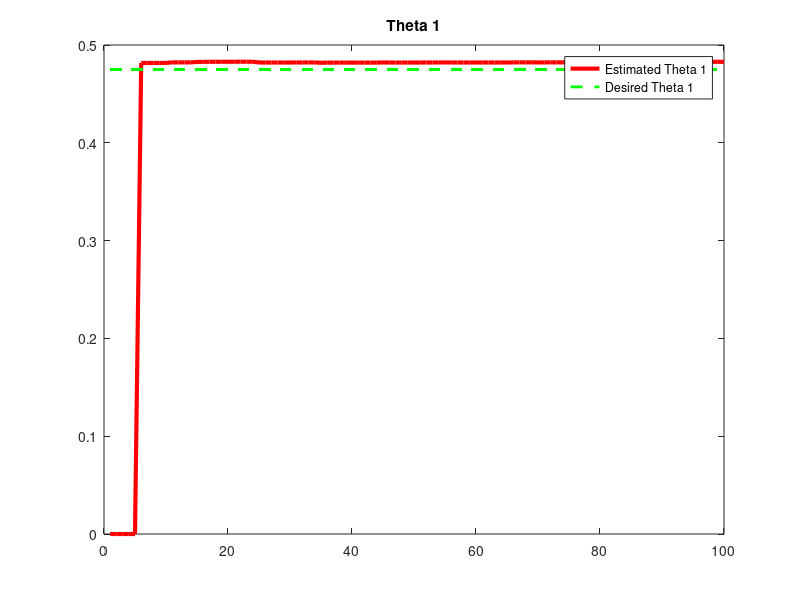
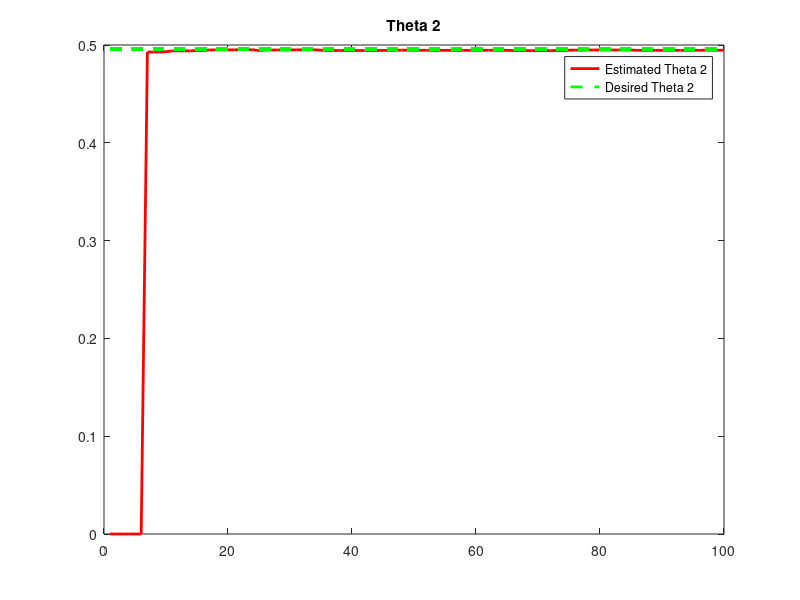
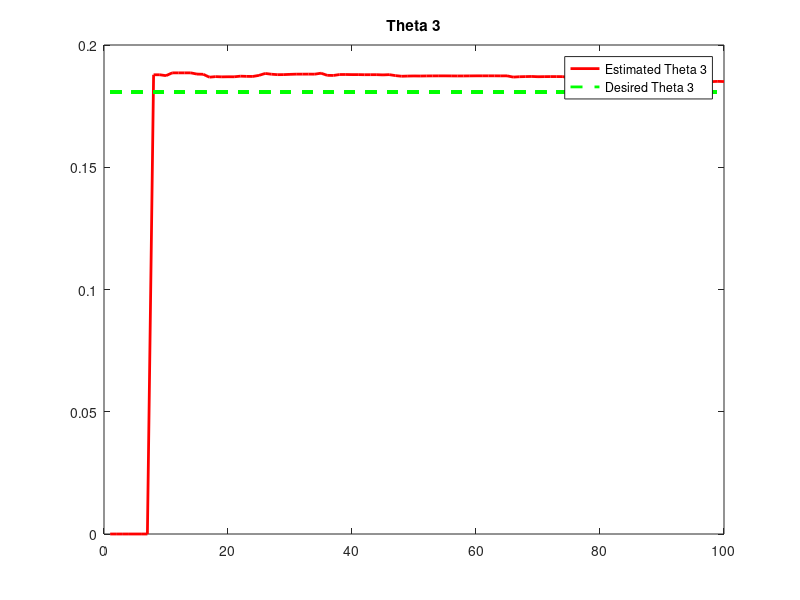
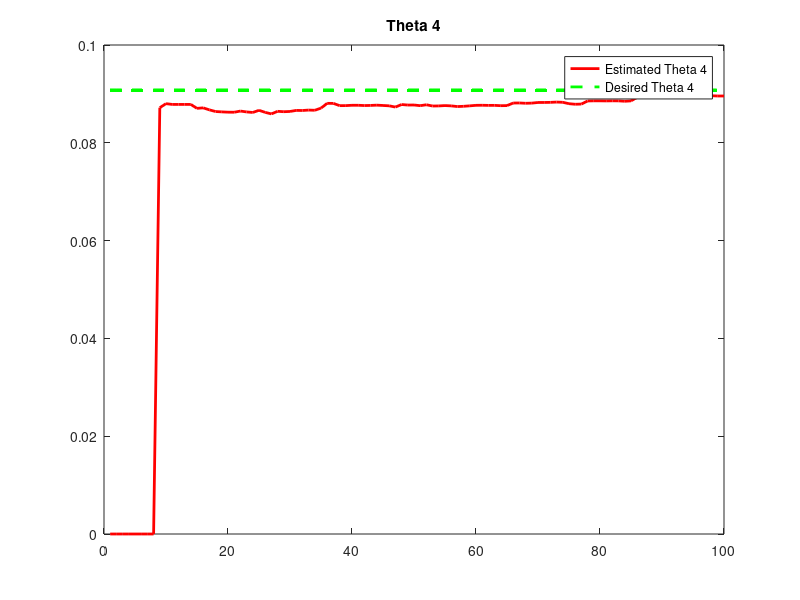

The MATLAB source for these figures, in order:
clear all
close all;
clc;
num=[0.1317 0.6007 0.3582 0.03051];
den=[1 0.4749 0.496 0.1807 0.09072];
N_samples=100;
Theta1=den(2)*ones(N_samples);
Theta2=den(3)*ones(N_samples);
Theta3=den(4)*ones(N_samples);
Theta4=den(5)*ones(N_samples);
Theta5=num(1)*ones(N_samples);
Theta6=num(2)*ones(N_samples);
Theta7=num(3)*ones(N_samples);
Theta8=num(4)*ones(N_samples);
noise=0.003*randn(1,N_samples);

u=zeros(1,N_samples);
u=[ones(1,N_samples/10) zeros(1,N_samples/10) ones(1,N_samples/10) zeros(1,N_samples/10) ones(1,N_samples/10) ones(1,N_samples/10) zeros(1,N_samples/10) ones(1,N_samples/10) zeros(1,N_samples/10) ones(1,N_samples/10)];


y(1)=0;
y(2)=0;
y(3)=0;
y(4)=0;
for temp=5:N_samples
y(temp)=-den(2)*y(temp-1)-den(3)*y(temp-2)-den(4)*y(temp-3)-den(5)*y(temp-4)+num(1)*u(temp-1)+num(2)*u(temp-2)+num(3)*u(temp-3)+num(4)*u(temp-4)+noise(temp);
end
P_pre=100000*eye(8);
theta_hat(1:8,1:4)=0;
for temp=5:N_samples
ffiT=[-y(temp-1) -y(temp-2) -y(temp-3) -y(temp-4) u(temp-1) u(temp-2) u(temp-3) u(temp-4)];
P=P_pre-P_pre*ffiT'*(eye(1)+ffiT*P_pre*ffiT')^(-1)*ffiT*P_pre;
K(1:8,temp)=P*ffiT';
theta_hat(1:8,temp)=theta_hat(1:8,temp-1)+K(1:8,temp)*(y(temp)-ffiT*theta_hat(1:8,temp-1));
P_pre=P;
end

figure(1)
plot(theta_hat(1,:),'r','LineWidth',3)
hold on
plot(Theta1,'g--','LineWidth',2)
legend('Estimated Theta 1','Desired Theta 1','Location','best')
title('Theta 1')

figure(2)
plot(theta_hat(2,:),'r','LineWidth',2)
hold on
plot(Theta2,'g--','LineWidth',2)
legend('Estimated Theta 2','Desired Theta 2','Location','best')
title('Theta 2')

figure(3)
plot(theta_hat(3,:),'r','LineWidth',2)
hold on
plot(Theta3,'g--','LineWidth',2)
legend('Estimated Theta 3','Desired Theta 3','Location','best')
title('Theta 3')

figure(4)
plot(theta_hat(4,:),'r','LineWidth',2)
hold on
plot(Theta4,'g--','LineWidth',2)
legend('Estimated Theta 4','Desired Theta 4','Location','best')
title('Theta 4')

figure(5)
plot(theta_hat(5,:),'r','LineWidth',2)
hold on
plot(Theta5,'g--','LineWidth',2)
legend('Estimated Theta 5','Desired Theta 5','Location','best')
title('Theta 5')

figure(6)
plot(theta_hat(6,:),'r','LineWidth',2)
hold on
plot(Theta6,'g--','LineWidth',2)
legend('Estimated Theta 6','Desired Theta 6','Location','best')
title('Theta 6')

figure(7)
plot(theta_hat(7,:),'r','LineWidth',2)
hold on
plot(Theta7,'g--','LineWidth',2)
legend('Estimated Theta 7','Desired Theta 7','Location','best')
title('Theta 7')

figure(8)
plot(theta_hat(8,:),'r','LineWidth',2)
hold on
plot(Theta8,'g--','LineWidth',2)
legend('Estimated Theta 8','Desired Theta 8','Location','best')
title('Theta 8')

figure(9)
plot(0:2:2*(N_samples-1),u)
xlabel('sample time')
ylabel('sample')
title('input')
figure(10)
plot(0:2:2*(N_samples-1),y)
xlabel('sample time')
ylabel('sample')
title('output')


